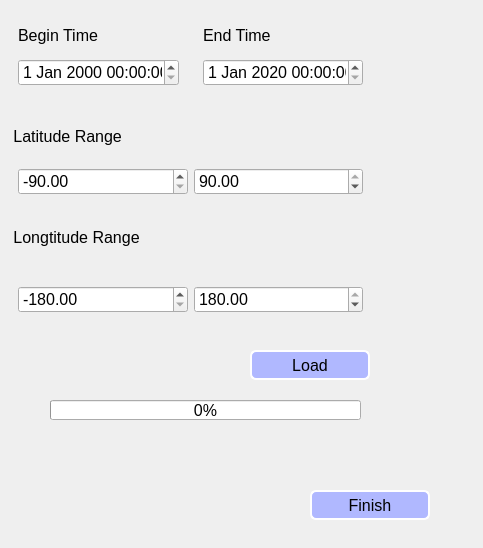
<?xml version="1.0" encoding="UTF-8"?>
<ui version="4.0">
 <class>LoadDialog</class>
 <widget class="QDialog" name="LoadDialog">
  <property name="geometry">
   <rect>
    <x>0</x>
    <y>0</y>
    <width>483</width>
    <height>548</height>
   </rect>
  </property>
  <property name="font">
   <font>
    <family>Arial</family>
    <pointsize>12</pointsize>
   </font>
  </property>
  <property name="windowTitle">
   <string>Dialog</string>
  </property>
  <property name="styleSheet">
   <string notr="true">QPushButton
{
	border:2px solid rgb(255,255,255);
	border-radius:6px;

	background: rgb(176, 184, 255);
}
QDialog{
border-image: url(:/image/map/image2.jpg);}</string>
  </property>
  <widget class="QProgressBar" name="progressBar">
   <property name="geometry">
    <rect>
     <x>50</x>
     <y>400</y>
     <width>311</width>
     <height>20</height>
    </rect>
   </property>
   <property name="value">
    <number>0</number>
   </property>
  </widget>
  <widget class="QWidget" name="widget_8" native="true">
   <property name="geometry">
    <rect>
     <x>0</x>
     <y>0</y>
     <width>381</width>
     <height>331</height>
    </rect>
   </property>
   <layout class="QVBoxLayout" name="verticalLayout_5">
    <item>
     <widget class="QWidget" name="widget_7" native="true">
      <layout class="QHBoxLayout" name="horizontalLayout_3">
       <item>
        <widget class="QWidget" name="widget" native="true">
         <layout class="QVBoxLayout" name="verticalLayout">
          <item>
           <widget class="QLabel" name="label">
            <property name="text">
             <string>Begin Time</string>
            </property>
           </widget>
          </item>
          <item>
           <widget class="QDateTimeEdit" name="beginDateTimeEdit">
            <property name="font">
             <font>
              <family>Arial</family>
              <pointsize>12</pointsize>
             </font>
            </property>
           </widget>
          </item>
         </layout>
        </widget>
       </item>
       <item>
        <widget class="QWidget" name="widget_2" native="true">
         <layout class="QVBoxLayout" name="verticalLayout_2">
          <item>
           <widget class="QLabel" name="label_2">
            <property name="text">
             <string>End Time</string>
            </property>
           </widget>
          </item>
          <item>
           <widget class="QDateTimeEdit" name="endDateTimeEdit">
            <property name="font">
             <font>
              <family>Arial</family>
              <pointsize>12</pointsize>
             </font>
            </property>
            <property name="dateTime">
             <datetime>
              <hour>0</hour>
              <minute>0</minute>
              <second>0</second>
              <year>2020</year>
              <month>1</month>
              <day>1</day>
             </datetime>
            </property>
           </widget>
          </item>
         </layout>
        </widget>
       </item>
      </layout>
     </widget>
    </item>
    <item>
     <widget class="QWidget" name="widget_4" native="true">
      <layout class="QVBoxLayout" name="verticalLayout_3">
       <item>
        <widget class="QLabel" name="label_3">
         <property name="text">
          <string> Latitude Range</string>
         </property>
        </widget>
       </item>
       <item>
        <widget class="QWidget" name="widget_3" native="true">
         <layout class="QHBoxLayout" name="horizontalLayout">
          <item>
           <widget class="QDoubleSpinBox" name="doubleSpinBox_minla">
            <property name="font">
             <font>
              <family>Arial</family>
              <pointsize>12</pointsize>
             </font>
            </property>
            <property name="minimum">
             <double>-90.000000000000000</double>
            </property>
            <property name="maximum">
             <double>90.000000000000000</double>
            </property>
            <property name="value">
             <double>-90.000000000000000</double>
            </property>
           </widget>
          </item>
          <item>
           <widget class="QDoubleSpinBox" name="doubleSpinBox_maxla">
            <property name="font">
             <font>
              <family>Arial</family>
              <pointsize>12</pointsize>
             </font>
            </property>
            <property name="minimum">
             <double>-90.000000000000000</double>
            </property>
            <property name="maximum">
             <double>90.000000000000000</double>
            </property>
            <property name="value">
             <double>90.000000000000000</double>
            </property>
           </widget>
          </item>
         </layout>
        </widget>
       </item>
      </layout>
     </widget>
    </item>
    <item>
     <widget class="QWidget" name="widget_6" native="true">
      <layout class="QVBoxLayout" name="verticalLayout_4">
       <item>
        <widget class="QLabel" name="label_4">
         <property name="text">
          <string> Longtitude Range</string>
         </property>
        </widget>
       </item>
       <item>
        <widget class="QWidget" name="widget_5" native="true">
         <layout class="QHBoxLayout" name="horizontalLayout_2"/>
        </widget>
       </item>
       <item>
        <widget class="QWidget" name="widget_9" native="true">
         <layout class="QHBoxLayout" name="horizontalLayout_4">
          <item>
           <widget class="QDoubleSpinBox" name="doubleSpinBox_minlong">
            <property name="font">
             <font>
              <family>Arial</family>
              <pointsize>12</pointsize>
             </font>
            </property>
            <property name="minimum">
             <double>-180.000000000000000</double>
            </property>
            <property name="maximum">
             <double>180.000000000000000</double>
            </property>
            <property name="value">
             <double>-180.000000000000000</double>
            </property>
           </widget>
          </item>
          <item>
           <widget class="QDoubleSpinBox" name="doubleSpinBox_maxlong">
            <property name="font">
             <font>
              <family>Arial</family>
              <pointsize>12</pointsize>
             </font>
            </property>
            <property name="minimum">
             <double>-180.000000000000000</double>
            </property>
            <property name="maximum">
             <double>180.000000000000000</double>
            </property>
            <property name="value">
             <double>180.000000000000000</double>
            </property>
           </widget>
          </item>
         </layout>
        </widget>
       </item>
      </layout>
     </widget>
    </item>
   </layout>
  </widget>
  <widget class="QPushButton" name="loadBtn">
   <property name="geometry">
    <rect>
     <x>250</x>
     <y>350</y>
     <width>120</width>
     <height>30</height>
    </rect>
   </property>
   <property name="minimumSize">
    <size>
     <width>120</width>
     <height>30</height>
    </size>
   </property>
   <property name="font">
    <font>
     <family>Arial</family>
     <pointsize>12</pointsize>
    </font>
   </property>
   <property name="text">
    <string>Load</string>
   </property>
  </widget>
  <widget class="QPushButton" name="pushButton">
   <property name="geometry">
    <rect>
     <x>310</x>
     <y>490</y>
     <width>120</width>
     <height>30</height>
    </rect>
   </property>
   <property name="minimumSize">
    <size>
     <width>120</width>
     <height>30</height>
    </size>
   </property>
   <property name="font">
    <font>
     <family>Arial</family>
     <pointsize>12</pointsize>
    </font>
   </property>
   <property name="text">
    <string>Finish</string>
   </property>
  </widget>
 </widget>
 <resources/>
 <connections/>
</ui>
